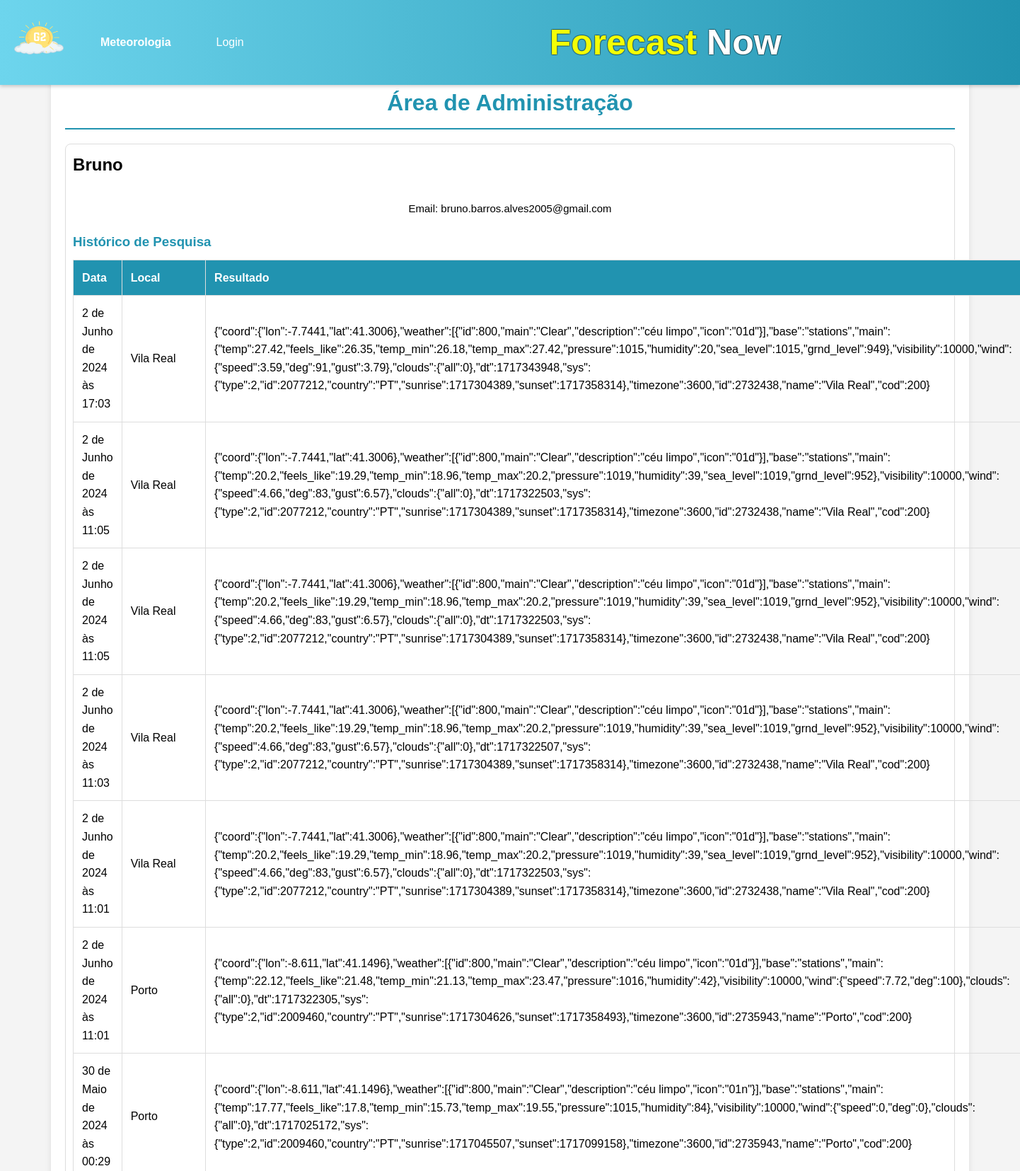
/admin-view/ (upper part), run on the app's committed database.
### G2app/models.py (models this page shows)
class HistoricoPesquisa(models.Model):
    usuario = models.ForeignKey(User, on_delete=models.CASCADE)
    local_pesquisa = models.CharField(max_length=255)
    resultado_pesquisa = models.TextField()
    data_pesquisa = models.DateTimeField(auto_now_add=True)

### G2app/views.py (the view)
# urls.py: path('admin-view/', views.admin_view, name='admin_view'),
def admin_view(request):
    usuarios_historico = {}
    users = User.objects.all()
    for user in users:
        historico = HistoricoPesquisa.objects.filter(usuario=user).order_by('-data_pesquisa')
        usuarios_historico[user] = historico
    context = {
        'usuarios_historico': usuarios_historico
    }
    return render(request, 'G2app/admin_view.html', context)

### G2app/templates/G2app/admin_view.html
{% extends 'G2app/index.html' %}
{% block content %}
<div class="admin-view">
    <h1>Área de Administração</h1>
    {% for usuario, historico in usuarios_historico.items %}
    <div class="user-card">
        <h2>{{ usuario.username }}</h2>
        <p>Email: {{ usuario.email }}</p>
        <div class="user-history">
            <h3>Histórico de Pesquisa</h3>
            <table>
                <thead>
                    <tr>
                        <th>Data</th>
                        <th>Local</th>
                        <th>Resultado</th>
                    </tr>
                </thead>
                <tbody>
                    {% for item in historico %}
                    <tr>
                        <td>{{ item.data_pesquisa }}</td>
                        <td>{{ item.local_pesquisa }}</td>
                        <td>{{ item.resultado_pesquisa }}</td>
                    </tr>
                    {% endfor %}
                </tbody>
            </table>
        </div>
    </div>
    {% endfor %}
</div>
{% endblock %}

### G2app/static/G2app/style.css (style rules this page uses)
* { margin: 0; padding: 0; box-sizing: border-box; font-family: 'Arial', sans-serif; }
body { background-color: #f4f4f4; font-family: 'Arial', sans-serif; line-height: 1.6; }
p { text-align: center; padding-top: 20px; font-size: 15px; }
table { width: 100%; border-collapse: collapse; margin-bottom: 20px; }
table th, table td { text-align: left; padding: 12px; border: 1px solid #ddd; }
table th { background-color: #2193b0; color: white; }
.admin-view { max-width: 90%; margin: 100px auto; background: white; padding: 20px; border-radius: 10px; box-shadow: 0 4px 8px rgba(0, 0, 0, 0.1); }
.admin-view h1 { color: #2193b0; margin-bottom: 20px; text-align: center; border-bottom: 2px solid #2193b0; padding-bottom: 10px; }
.user-card { border: 1px solid #ddd; border-radius: 8px; padding: 10px; margin-bottom: 10px; }
.user-card h2 { margin-bottom: 10px; }
.user-card p { margin: 5px 0; }
.user-history { margin-top: 20px; }
.user-history h3 { margin-bottom: 10px; color: #2193b0; }
.user-history table { width: 100%; border-collapse: collapse; margin-bottom: 20px; }
.user-history table th, .user-history table td { text-align: left; padding: 12px; border: 1px solid #ddd; }
.user-history table th { background-color: #2193b0; color: white; }

### data on the page
HistoricoPesquisa: data_pesquisa "2 de Junho de 2024 às 17:03", local_pesquisa "Vila Real", resultado_pesquisa "{\"coord\":{\"lon\":-7.7441,\"lat\":41.3006},\"weather\":[{\"id\":800,\"main\":\"Clear\",\"description\":\"céu limpo\",\"icon\":\"01d\"}],\"base\":\"stations\",\"main\":{\"temp\":27.42,\"feels_like\":26.35,\"temp_min\":26.18,\"temp_max\":27.42,\"pressure\":1015,\"humidity\":20,\"sea_level\":1015,\"grnd_level\":949},\"visibility\":10000,\"wind\":{\"speed\":3.59,\"deg\":91,\"gust\":3.79},\"clouds\":{\"all\":0},\"dt\":1717343948,\"sys\":{\"type\":2,\"id\":2077212,\"country\":\"PT\",\"sunrise\":1717304389,\"sunset\":1717358314},\"timezone\":3600,\"id\":2732438,\"name\":\"Vila Real\",\"cod\":200}"
HistoricoPesquisa: data_pesquisa "2 de Junho de 2024 às 11:05", local_pesquisa "Vila Real", resultado_pesquisa "{\"coord\":{\"lon\":-7.7441,\"lat\":41.3006},\"weather\":[{\"id\":800,\"main\":\"Clear\",\"description\":\"céu limpo\",\"icon\":\"01d\"}],\"base\":\"stations\",\"main\":{\"temp\":20.2,\"feels_like\":19.29,\"temp_min\":18.96,\"temp_max\":20.2,\"pressure\":1019,\"humidity\":39,\"sea_level\":1019,\"grnd_level\":952},\"visibility\":10000,\"wind\":{\"speed\":4.66,\"deg\":83,\"gust\":6.57},\"clouds\":{\"all\":0},\"dt\":1717322503,\"sys\":{\"type\":2,\"id\":2077212,\"country\":\"PT\",\"sunrise\":1717304389,\"sunset\":1717358314},\"timezone\":3600,\"id\":2732438,\"name\":\"Vila Real\",\"cod\":200}"
HistoricoPesquisa: data_pesquisa "2 de Junho de 2024 às 11:05", local_pesquisa "Vila Real", resultado_pesquisa "{\"coord\":{\"lon\":-7.7441,\"lat\":41.3006},\"weather\":[{\"id\":800,\"main\":\"Clear\",\"description\":\"céu limpo\",\"icon\":\"01d\"}],\"base\":\"stations\",\"main\":{\"temp\":20.2,\"feels_like\":19.29,\"temp_min\":18.96,\"temp_max\":20.2,\"pressure\":1019,\"humidity\":39,\"sea_level\":1019,\"grnd_level\":952},\"visibility\":10000,\"wind\":{\"speed\":4.66,\"deg\":83,\"gust\":6.57},\"clouds\":{\"all\":0},\"dt\":1717322503,\"sys\":{\"type\":2,\"id\":2077212,\"country\":\"PT\",\"sunrise\":1717304389,\"sunset\":1717358314},\"timezone\":3600,\"id\":2732438,\"name\":\"Vila Real\",\"cod\":200}"
HistoricoPesquisa: data_pesquisa "2 de Junho de 2024 às 11:03", local_pesquisa "Vila Real", resultado_pesquisa "{\"coord\":{\"lon\":-7.7441,\"lat\":41.3006},\"weather\":[{\"id\":800,\"main\":\"Clear\",\"description\":\"céu limpo\",\"icon\":\"01d\"}],\"base\":\"stations\",\"main\":{\"temp\":20.2,\"feels_like\":19.29,\"temp_min\":18.96,\"temp_max\":20.2,\"pressure\":1019,\"humidity\":39,\"sea_level\":1019,\"grnd_level\":952},\"visibility\":10000,\"wind\":{\"speed\":4.66,\"deg\":83,\"gust\":6.57},\"clouds\":{\"all\":0},\"dt\":1717322507,\"sys\":{\"type\":2,\"id\":2077212,\"country\":\"PT\",\"sunrise\":1717304389,\"sunset\":1717358314},\"timezone\":3600,\"id\":2732438,\"name\":\"Vila Real\",\"cod\":200}"
HistoricoPesquisa: data_pesquisa "2 de Junho de 2024 às 11:01", local_pesquisa "Vila Real", resultado_pesquisa "{\"coord\":{\"lon\":-7.7441,\"lat\":41.3006},\"weather\":[{\"id\":800,\"main\":\"Clear\",\"description\":\"céu limpo\",\"icon\":\"01d\"}],\"base\":\"stations\",\"main\":{\"temp\":20.2,\"feels_like\":19.29,\"temp_min\":18.96,\"temp_max\":20.2,\"pressure\":1019,\"humidity\":39,\"sea_level\":1019,\"grnd_level\":952},\"visibility\":10000,\"wind\":{\"speed\":4.66,\"deg\":83,\"gust\":6.57},\"clouds\":{\"all\":0},\"dt\":1717322503,\"sys\":{\"type\":2,\"id\":2077212,\"country\":\"PT\",\"sunrise\":1717304389,\"sunset\":1717358314},\"timezone\":3600,\"id\":2732438,\"name\":\"Vila Real\",\"cod\":200}"
HistoricoPesquisa: data_pesquisa "2 de Junho de 2024 às 11:01", local_pesquisa "Porto", resultado_pesquisa "{\"coord\":{\"lon\":-8.611,\"lat\":41.1496},\"weather\":[{\"id\":800,\"main\":\"Clear\",\"description\":\"céu limpo\",\"icon\":\"01d\"}],\"base\":\"stations\",\"main\":{\"temp\":22.12,\"feels_like\":21.48,\"temp_min\":21.13,\"temp_max\":23.47,\"pressure\":1016,\"humidity\":42},\"visibility\":10000,\"wind\":{\"speed\":7.72,\"deg\":100},\"clouds\":{\"all\":0},\"dt\":1717322305,\"sys\":{\"type\":2,\"id\":2009460,\"country\":\"PT\",\"sunrise\":1717304626,\"sunset\":1717358493},\"timezone\":3600,\"id\":2735943,\"name\":\"Porto\",\"cod\":200}"
HistoricoPesquisa: data_pesquisa "30 de Maio de 2024 às 00:29", local_pesquisa "Porto", resultado_pesquisa "{\"coord\":{\"lon\":-8.611,\"lat\":41.1496},\"weather\":[{\"id\":800,\"main\":\"Clear\",\"description\":\"céu limpo\",\"icon\":\"01n\"}],\"base\":\"stations\",\"main\":{\"temp\":17.77,\"feels_like\":17.8,\"temp_min\":15.73,\"temp_max\":19.55,\"pressure\":1015,\"humidity\":84},\"visibility\":10000,\"wind\":{\"speed\":0,\"deg\":0},\"clouds\":{\"all\":0},\"dt\":1717025172,\"sys\":{\"type\":2,\"id\":2009460,\"country\":\"PT\",\"sunrise\":1717045507,\"sunset\":1717099158},\"timezone\":3600,\"id\":2735943,\"name\":\"Porto\",\"cod\":200}"

### other printed values
{{ usuario.username }} "Bruno"
{{ usuario.email }} "bruno.barros.alves2005@gmail.com"
